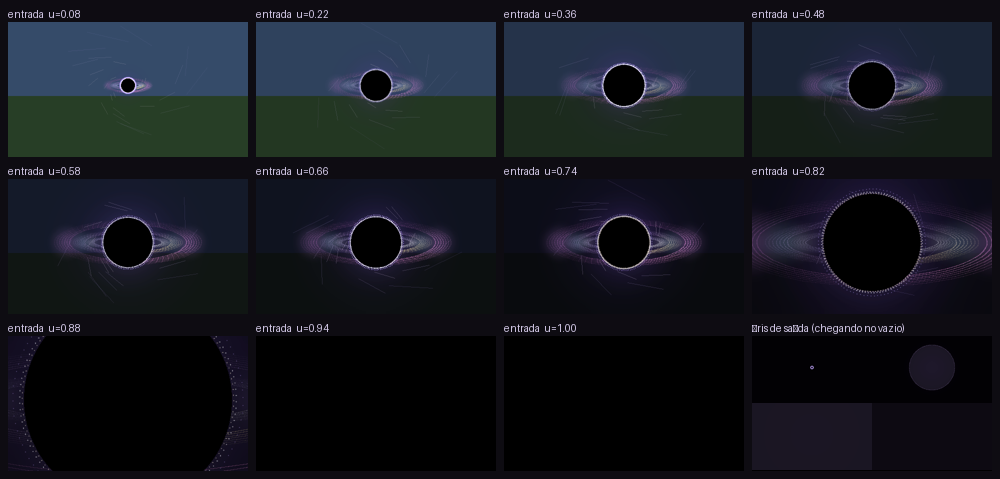

The Python source for this figure:
#!/usr/bin/env python3
"""Prévia OFFLINE do buraco negro de entrar no vazio (5.38.0).

Porta a MESMA matemática de `client/BuracoNegroFx.java` para PIL, desenha 12 quadros da
entrada (u = 0 → 1) e as 4 fases da íris de saída. Serve pra conferir o desenho sem abrir o jogo.

Uso: python3 arte/previa_buraco_negro.py
"""
import math
import os

from PIL import Image, ImageDraw, ImageFilter

RAIZ = os.path.abspath(os.path.join(os.path.dirname(__file__), ".."))
W, H = 480, 270            # 16:9, mesma proporção do jogo
TAU = 6.2831853


def cl(x):
    return 0.0 if x < 0 else min(1.0, x)


def ss(a, b, x):
    u = cl((x - a) / (b - a))
    return u * u * (3 - 2 * u)


def eo(x):
    return 1 - (1 - x) ** 3


def fr(x):
    return x - math.floor(x)


def rnd(i, s):
    return fr(math.sin(i * 12.9898 + s * 78.233) * 43758.547)


def mix(c1, c2, u):
    u = cl(u)
    r = int(((c1 >> 16) & 255) * (1 - u) + ((c2 >> 16) & 255) * u)
    g = int(((c1 >> 8) & 255) * (1 - u) + ((c2 >> 8) & 255) * u)
    b = int((c1 & 255) * (1 - u) + (c2 & 255) * u)
    return (r, g, b)


def vinheta(img, d, cor, a):
    """vinheta radial (escurece as bordas)."""
    if a <= 0.003:
        return
    cam = Image.new("RGB", (img.width, img.height), cor)
    mask = Image.new("L", (img.width, img.height), 0)
    des = ImageDraw.Draw(mask)
    cx, cy = img.width / 2, img.height / 2
    passos = 26
    for i in range(passos + 1):
        r = d + (max(img.width, img.height) * 1.2 - d) * i / passos
        v = int(255 * min(1.0, (i / passos) ** 1.4) * min(1.0, a))
        des.ellipse([cx - r, cy - r, cx + r, cy + r], fill=v)
    img.paste(Image.composite(cam, img, mask), (0, 0))


def brilho(img, cx, cy, r, cor, a):
    if a <= 0.004 or r <= 1:
        return
    cam = Image.new("RGB", (img.width, img.height), cor)
    mask = Image.new("L", (img.width, img.height), 0)
    des = ImageDraw.Draw(mask)
    passos = 22
    for i in range(passos + 1):
        rr = r * (1 - i / passos)
        v = int(255 * min(1.0, a) * (i / passos) ** 1.2)
        des.ellipse([cx - rr, cy - rr * 0.98, cx + rr, cy + rr * 0.98], fill=v)
    mask = mask.filter(ImageFilter.GaussianBlur(max(1, int(r * 0.10))))
    img.paste(Image.composite(cam, img, mask), (0, 0))


def anel(des, cx, cy, r, n, w, rot, cor, a):
    if a <= 0.004:
        return
    for i in range(n):
        ang = TAU * i / n + rot
        x = cx + math.cos(ang) * r
        y = cy + math.sin(ang) * r
        des.ellipse([x - w / 2, y - w / 2, x + w / 2, y + w / 2], fill=cor + (int(255 * cl(a)),))


def desenhar_buraco(u, semente=12345):
    img = Image.new("RGB", (W, H), (12, 16, 22))
    # "mundo" de referência: um chão e um céu, pra dar pra ver a vinheta comendo a cena
    des = ImageDraw.Draw(img)
    des.rectangle([0, 0, W, H * 0.55], fill=(96, 140, 190))
    des.rectangle([0, H * 0.55, W, H], fill=(70, 116, 64))
    cx, cy = W * 0.5, H * 0.47
    esc = min(W, H)

    fechando = ss(0.0, 0.85, u)
    vinheta(img, esc * (1.05 - 0.50 * fechando), (4, 2, 9), 0.46 + 0.48 * fechando)

    nascendo = eo(cl(u * 1.15))
    engolir = ss(0.70, 1.0, u)
    rcore = esc * (0.010 + 0.175 * nascendo) * (1.0 + 7.5 * engolir * engolir)

    brilho(img, cx, cy, rcore * 3.6, (58, 31, 116), min(1.0, 0.12 + 0.16 * u))
    brilho(img, cx, cy, rcore * 2.2, (122, 79, 208), min(1.0, 0.13 + 0.15 * u))
    brilho(img, cx, cy, rcore * 1.35, (201, 168, 255), min(1.0, 0.12 + 0.16 * u))

    des = ImageDraw.Draw(img, "RGBA")
    # espirais
    for i in range(26):
        s1 = rnd(i * 37 + 3, semente & 0xFFFF)
        s2 = rnd(i * 53 + 7, (semente >> 7) & 0xFFFF)
        fase = fr(s1 + u * (0.9 + s2 * 0.9))
        dist = esc * (0.62 * (1.0 - fase) + 0.035)
        if dist < rcore * 1.02:
            continue
        ang = s2 * TAU + fase * 5.4 + u * 2.2
        comp = esc * (0.055 + 0.075 * (1.0 - fase))
        x0, y0 = cx + math.cos(ang) * dist, cy + math.sin(ang) * dist * 0.72
        ang2 = ang + 0.22 + 0.30 * (1.0 - fase)
        d2 = dist * (1.0 - comp / esc * 2.2)
        x1, y1 = cx + math.cos(ang2) * d2, cy + math.sin(ang2) * d2 * 0.72
        a = (0.16 + 0.34 * fase) * (0.4 + 0.6 * u)
        cor = mix(0xB79BFF, 0xFFF2C8, fase)
        des.line([x0, y0, x1, y1], fill=cor + (int(255 * cl(a)),),
                 width=max(1, int(esc * 0.0022 * (1.4 - fase))))

    # discos de acreção (bandas concêntricas + flares, igual ao Java)
    for (mul, achat, fria, quente, peso) in (
            (2.35, 0.30, 0x3A1155, 0xFF9BE0, 1.00),
            (1.72, 0.22, 0x6B2CFF, 0xFFE6A8, 0.80),
            (1.34, 0.15, 0x9C7BFF, 0xFFFFFF, 0.55)):
        rx_base = rcore * mul + esc * 0.012
        giro = u * (2.4 + mul * 1.1)
        for anel_fino in range(7):
            q = anel_fino / 6.0
            rx = rx_base * (1.0 + 0.26 * q)
            ry = rx * achat + esc * 0.004
            alfa_anel = peso * (0.42 - 0.30 * q) * (0.35 + 0.65 * u)
            for i in range(64):
                a0 = TAU * i / 64 + giro * (1.0 - 0.35 * q)
                a1 = TAU * (i + 1) / 64 + giro * (1.0 - 0.35 * q)
                doppler = 0.38 + 0.62 * max(0.0, math.cos(a0 - 0.7))
                cor = mix(fria, quente, 0.20 + 0.80 * doppler)
                alfa = alfa_anel * (0.35 + 0.85 * doppler)
                des.line([cx + math.cos(a0) * rx, cy + math.sin(a0) * ry,
                          cx + math.cos(a1) * rx, cy + math.sin(a1) * ry],
                         fill=cor + (int(255 * cl(alfa)),),
                         width=max(2, int(esc * (0.006 + 0.004 * q))))
        for sinal in (-1.0, 1.0):
            brilho(img, cx + sinal * rx_base * 1.05, cy, rx_base * 0.34,
                   quente, peso * 0.34 * (0.35 + 0.65 * u))

    # horizonte de eventos
    des.ellipse([cx - rcore, cy - rcore, cx + rcore, cy + rcore], fill=(0, 0, 0))

    # anel de fótons
    pulso = 0.80 + 0.20 * math.sin(u * 22.0)
    anel(des, cx, cy, rcore * 1.045, 108, max(1.6, esc * 0.0045), u * 3.0,
         (237, 232, 255), 0.90 * pulso)
    anel(des, cx, cy, rcore * 1.11, 96, max(1.0, esc * 0.0022), -u * 5.0,
         (183, 155, 255), 0.55 * pulso)

    # engolir
    if engolir > 0.001:
        cobre = engolir * engolir
        camada = Image.new("RGBA", (W, H), (0, 0, 0, int(255 * cl(cobre))))
        img.paste(Image.alpha_composite(img.convert("RGBA"), camada).convert("RGB"), (0, 0))
        des = ImageDraw.Draw(img, "RGBA")
        borda = rcore * 1.02
        if borda < esc * 2.2:
            anel(des, cx, cy, borda, 120, max(2.0, esc * 0.006) * (1 - 0.5 * engolir),
                 u * 4.0, (255, 243, 214), 0.55 * (1 - cobre))
    return img


def desenhar_iris(u):
    img = Image.new("RGB", (W, H), (10, 12, 18))
    des = ImageDraw.Draw(img)
    des.rectangle([0, 0, W, H], fill=(26, 22, 34))     # o vazio (referência)
    cx, cy = W * 0.5, H * 0.47
    esc = min(W, H)
    abre = ss(0.0, 1.0, u)
    buraco = esc * 0.02 + esc * 1.75 * abre * abre
    diag = math.hypot(W, H)
    fora = max(diag, buraco) * 1.15

    camada = Image.new("RGBA", (W, H), (0, 0, 0, 0))
    d2 = ImageDraw.Draw(camada)
    # anel preto em 96 fatias (mesmo desenho do Java)
    for i in range(96):
        a0 = TAU * i / 96
        a1 = TAU * (i + 1) / 96
        d2.polygon([(cx + math.cos(a0) * buraco, cy + math.sin(a0) * buraco),
                    (cx + math.cos(a1) * buraco, cy + math.sin(a1) * buraco),
                    (cx + math.cos(a1) * fora, cy + math.sin(a1) * fora),
                    (cx + math.cos(a0) * fora, cy + math.sin(a0) * fora)],
                   fill=(2, 1, 4, 255))
    img = Image.alpha_composite(img.convert("RGBA"), camada).convert("RGB")
    des = ImageDraw.Draw(img, "RGBA")
    anel(des, cx, cy, max(1.5, buraco), 108, max(1.6, esc * 0.005), 0.0,
         (201, 176, 255), 0.62 * (1 - abre * 0.75))
    brilho(img, cx, cy, buraco * 1.35 + esc * 0.02, (108, 59, 214), 0.10 * (1 - abre))
    if abre > 0.85:
        sobra = (abre - 0.85) / 0.15
        camada = Image.new("RGBA", (W, H), (2, 1, 4, int(140 * sobra)))
        img = Image.alpha_composite(img.convert("RGBA"), camada).convert("RGB")
    return img


def main():
    us = [0.08, 0.22, 0.36, 0.48, 0.58, 0.66, 0.74, 0.82, 0.88, 0.94, 1.0]
    quadros = [desenhar_buraco(u) for u in us]
    # tira: 3 linhas x 4 colunas (11 entrada + 1 íris no fim)
    cols, rows = 4, 3
    tw, th = W // 2, H // 2
    folha = Image.new("RGB", (cols * (tw + 8) + 8, rows * (th + 22) + 8), (14, 12, 18))
    des = ImageDraw.Draw(folha)
    for i, q in enumerate(quadros):
        col, row = i % cols, i // cols
        x = 8 + col * (tw + 8)
        y = 22 + row * (th + 22)
        folha.paste(q.resize((tw, th)), (x, y))
        des.text((x, y - 14), "entrada  u=%.2f" % us[i], fill=(210, 200, 230))
    # a íris nas 4 fases
    x0 = 8 + 3 * (tw + 8)
    y0 = 22 + 2 * (th + 22)
    iris_tira = Image.new("RGB", (tw, th), (0, 0, 0))
    for k, u in enumerate((0.05, 0.45, 0.75, 1.0)):
        iris_tira.paste(desenhar_iris(u).resize((tw // 2, th // 2)),
                        ((k % 2) * (tw // 2), (k // 2) * (th // 2)))
    folha.paste(iris_tira, (x0, y0))
    des.text((x0, y0 - 14), "íris de saída (chegando no vazio)", fill=(210, 200, 230))
    saida = os.path.join(RAIZ, "arte", "previa_buraco_negro.png")
    folha.save(saida)
    print("prévia:", saida, folha.size)


if __name__ == "__main__":
    main()
